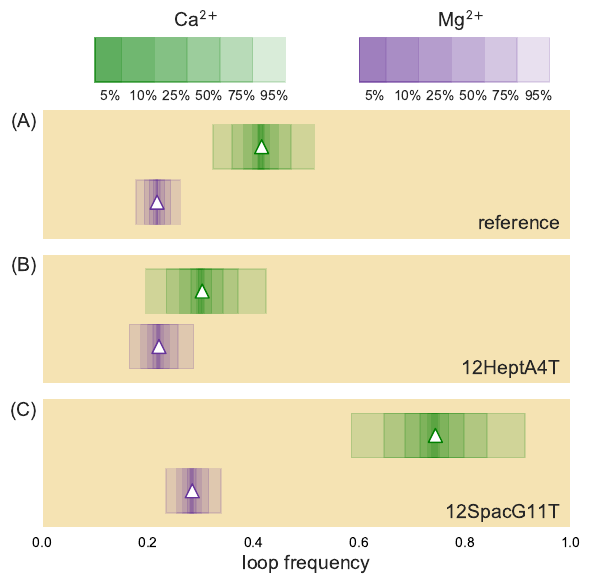

Write Python code to recreate this figure.
#%%
import numpy as np
import pandas as pd
import matplotlib.pyplot as plt
import matplotlib.patches as patches
import vdj.io
import vdj.viz
vdj.viz.plotting_style()

# Load the data with long-form looping confidence intervals 
# and restrict to relevant sets.
data = pd.read_csv('../../data/compiled_loop_freq_bs.csv')
data = data[(data['hmgb1']==80)]

camg_data = pd.DataFrame()

for mut in data[data['salt']=='Ca']['mutant'].unique():
    camg_data = camg_data.append(data[data['mutant']==mut], ignore_index=True)
camg_data = camg_data.replace(to_replace='WT12rss', value='reference')
#%%
# Provide three different plots for calcium-magnesium looping
# frequency plots
muts = {'reference':0, '12HeptA4T':1, '12SpacG11T':2}
df_loops = camg_data[camg_data['percentile']==95.0].copy()

fig, ax = plt.subplots(3, 1, figsize=(6,6))
for mut in muts:
    ca_loops = df_loops[(df_loops['mutant']==mut) & (df_loops['salt']=='Ca')]['loops_per_bead'].values[0]
    mg_loops = df_loops[(df_loops['mutant']==mut) & (df_loops['salt']=='Mg')]['loops_per_bead'].values[0]
    ax[muts[mut]].set_xlim([0, 1.0])
    ax[muts[mut]].set_ylim([0.01, 0.08])
    ax[muts[mut]].set_yticklabels([])

    if muts[mut]!=2:
        ax[muts[mut]].set_xticklabels([])

    ax[muts[mut]].scatter(ca_loops, 0.06, color='green', label=r'Ca$^{2+}$')
    ax[muts[mut]].scatter(mg_loops, 0.03, color='rebeccapurple', label=r'Mg$^{2+}$')
    
    for g,d in camg_data[camg_data['mutant']==mut].groupby(['percentile','salt']):
        if g[1]=='Ca':
            rect = patches.Rectangle([d['low'].values[0], 0.048], 
                                    (d['high'].values[0] - d['low'].values[0]),
                                    0.024, color='green', alpha=0.15)
            ax[muts[mut]].add_patch(rect)
        elif g[1]=='Mg':
            rect = patches.Rectangle([d['low'].values[0], 0.018],
                                    (d['high'].values[0] - d['low'].values[0]),
                                    0.024, color='rebeccapurple', alpha=0.15)
            ax[muts[mut]].add_patch(rect)
    ax[muts[mut]].text(0.98, 0.015, mut, fontsize=14, ha='right')
ax[2].set_xlabel('loop frequency', fontsize=14)

# Draw rectangles as legend
confidence_intervals = np.sort(camg_data['percentile'].unique())
widths = np.linspace(0.05, 0.06 * (len(confidence_intervals)), len(confidence_intervals))
ci_dict = {str(int(ci)):w for ci,w in zip(confidence_intervals, widths)}
for ci in ci_dict:
    ci_rect_ca = patches.Rectangle((0.10, 0.095), ci_dict[ci], 0.024, 
                                    color='green', alpha=0.15, clip_on=False)
    ci_rect_mg = patches.Rectangle((0.60, 0.095), ci_dict[ci], 0.024, 
                                    color='rebeccapurple', alpha=0.15, clip_on=False)
    ax[0].add_patch(ci_rect_ca)
    ax[0].add_patch(ci_rect_mg)
    ax[0].text(0.08 + ci_dict[ci], 0.085, ci + '%', ha='center')
    ax[0].text(0.58 + ci_dict[ci], 0.085, ci + '%', ha='center')
ax[0].text(0.25, 0.125, r'Ca$^{2+}$', fontsize=14)
ax[0].text(0.75, 0.125, r'Mg$^{2+}$', fontsize=14)
plt.tight_layout()
plt.savefig('./SiFigX_CaMg_looping_freq.pdf', facecolor='white', bbox_inches='tight')
#%%


#%%
